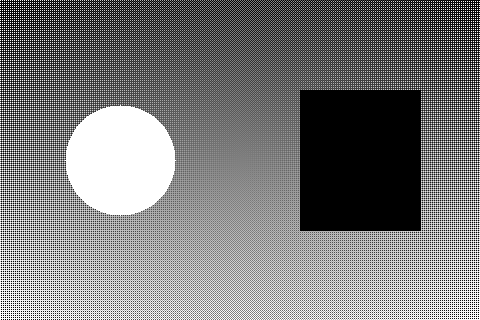
#> input picture 02_mini_isp/outputs/01_fake_bayer/fake_bayer_raw.png, 480 x 320 px
$ python 02_demosaic_simple.py
#> lines starting #> are read from the running program, lines starting #| are printed output that depends on the picture
#> in main, bayer_raw is the input picture: shape (320, 480); min 0, max 255, mean 121.1
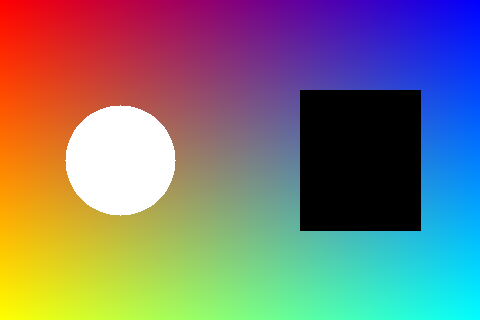
#> input picture 02_mini_isp/outputs/01_fake_bayer/input_bgr.png, 480 x 320 px
#> in main, reference_bgr is the input picture: shape (320, 480, 3); mean B, G, R 117.6, 120.7, 124.8
#| Bayer RAW shape: (320, 480)
#| Bayer RAW dtype: uint8
# -*- coding: utf-8 -*-
"""
mini ISP 第二课：把 RGGB Bayer RAW 简单恢复成 BGR 彩色图。

运行方式：
    python 02_mini_isp/02_demosaic_simple.py

本课核心函数：
    demosaic_simple(bayer_raw)
"""

from pathlib import Path

import cv2
import numpy as np


script_dir = Path(__file__).resolve().parent
input_dir = script_dir / "outputs" / "01_fake_bayer"
output_dir = script_dir / "outputs" / "02_demosaic_simple"
output_dir.mkdir(parents=True, exist_ok=True)

bayer_path = input_dir / "fake_bayer_raw.png"
reference_path = input_dir / "input_bgr.png"


def add_label(image_bgr, label):
    """在图片左上角写标签，方便看对比图。"""
    labeled = image_bgr.copy()
    cv2.rectangle(labeled, (0, 0), (230, 42), (255, 255, 255), thickness=-1)
    cv2.putText(
        labeled,
        label,
        (12, 28),
        cv2.FONT_HERSHEY_SIMPLEX,
        0.75,
        (0, 0, 0),
        2,
        cv2.LINE_AA,
    )
    return labeled


def demosaic_simple(bayer_raw):
    """把单通道 RGGB Bayer RAW 恢复成三通道 BGR 彩色图。"""
    x, y = bayer_raw.shape
#> x = 320; y = 480

    blue = np.zeros((x, y), dtype=np.float32)
    blue_mask = np.zeros((x, y), dtype=np.float32)
    green = np.zeros((x, y), dtype=np.float32)
    green_mask = np.zeros((x, y), dtype=np.float32)
    red = np.zeros((x, y), dtype=np.float32)
    red_mask = np.zeros((x, y), dtype=np.float32)

    blue[1::2, 1::2] = bayer_raw[1::2, 1::2]
    blue_mask[1::2, 1::2]= 1

    green[0::2, 1::2] = bayer_raw[0::2, 1::2]
    green[1::2, 0::2] = bayer_raw[1::2, 0::2]
    green_mask[0::2, 1::2] = 1
    green_mask[1::2, 0::2] = 1

    red[0::2, 0::2] = bayer_raw[0::2, 0::2]
    red_mask[0::2, 0::2] = 1

    def fill_missing(channel, mask):
        kernel = np.ones((3, 3), dtype=np.float32)
        value_sum = cv2.filter2D(channel, -1, kernel, borderType=cv2.BORDER_REFLECT)
        value_count = cv2.filter2D(mask, -1, kernel, borderType=cv2.BORDER_REFLECT)
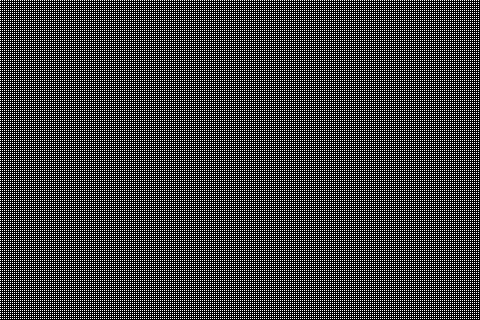
#> mask: shape (320, 480) float32; values 0 (black) and 1 (white), 25% white in thin lines or dots
        value_count = np.maximum(value_count, 1)
        averaged = value_sum / value_count
        filled = np.where(mask > 0, channel, averaged)
        return filled

    red = fill_missing(red, red_mask)
    blue = fill_missing(blue, blue_mask)
#> in fill_missing (call 2), `value_sum = cv2.filter2D(channel, -1, kernel, borderType=cv2.BORDER_RE..`:
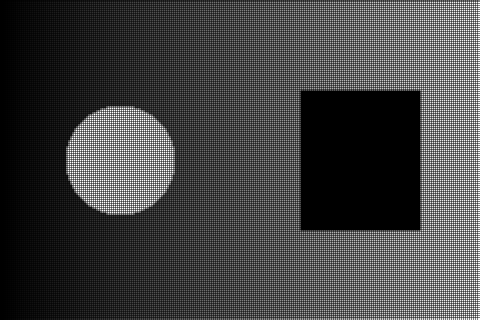
#> value_sum: shape (320, 480) float32; min 0, max 1020, mean 265.7; drawn with min black and max white
#> in fill_missing (call 2), `value_count = cv2.filter2D(mask, -1, kernel, borderType=cv2.BORDER_REF..`:
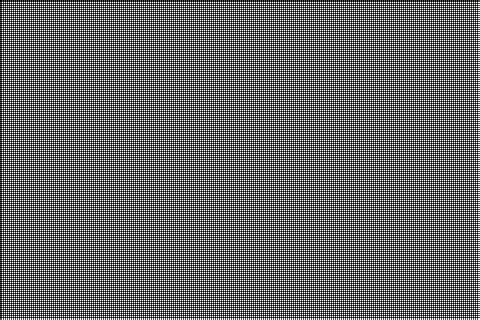
#> value_count: shape (320, 480) float32; min 1, max 4, mean 2.25; drawn with min black and max white
    green = fill_missing(green, green_mask)
#> in fill_missing (call 3), `value_count = cv2.filter2D(mask, -1, kernel, borderType=cv2.BORDER_REF..`: value_count: shape (320, 480) float32; values 4 (black) and 5 (white), 50% white in thin lines or dots
#> in fill_missing (call 3), `value_count = cv2.filter2D(mask, -1, kernel, borderType=cv2.BORDER_REF..`:
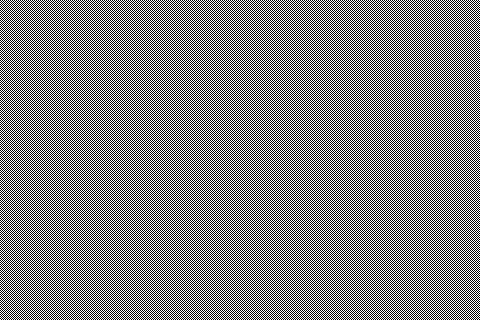
#> mask: shape (320, 480) float32; values 0 (black) and 1 (white), 50% white in thin lines or dots
#> in fill_missing (call 3), `averaged = value_sum / value_count`:
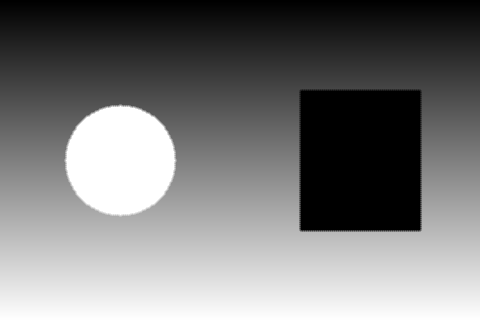
#> averaged: shape (320, 480) float32; min 0, max 255, mean 120.7

    demosaic_bgr = cv2.merge([blue, green, red])
    demosaic_bgr = np.clip(demosaic_bgr, 0, 255).astype(np.uint8)
    return demosaic_bgr


def main():
    """读取 Bayer RAW，做简单 demosaic，并保存结果。"""
    bayer_raw = cv2.imread(str(bayer_path), cv2.IMREAD_GRAYSCALE)
    reference_bgr = cv2.imread(str(reference_path), cv2.IMREAD_COLOR)

    if bayer_raw is None:
        raise FileNotFoundError("找不到 fake_bayer_raw.png，请先运行 02_mini_isp/01_fake_bayer.py")
    if reference_bgr is None:
        raise FileNotFoundError("找不到 input_bgr.png，请先运行 02_mini_isp/01_fake_bayer.py")

    print("Bayer RAW shape:", bayer_raw.shape)
    print("Bayer RAW dtype:", bayer_raw.dtype)

    demosaic_bgr = demosaic_simple(bayer_raw)

    print("Demosaic BGR shape:", demosaic_bgr.shape)
#| Demosaic BGR shape: (320, 480, 3)
    print("Demosaic BGR dtype:", demosaic_bgr.dtype)
#| Demosaic BGR dtype: uint8

    bayer_preview = cv2.cvtColor(bayer_raw, cv2.COLOR_GRAY2BGR)
    compare = np.hstack(
        [
            add_label(reference_bgr, "Reference BGR"),
            add_label(bayer_preview, "Bayer RAW"),
            add_label(demosaic_bgr, "Demosaic BGR"),
        ]
    )
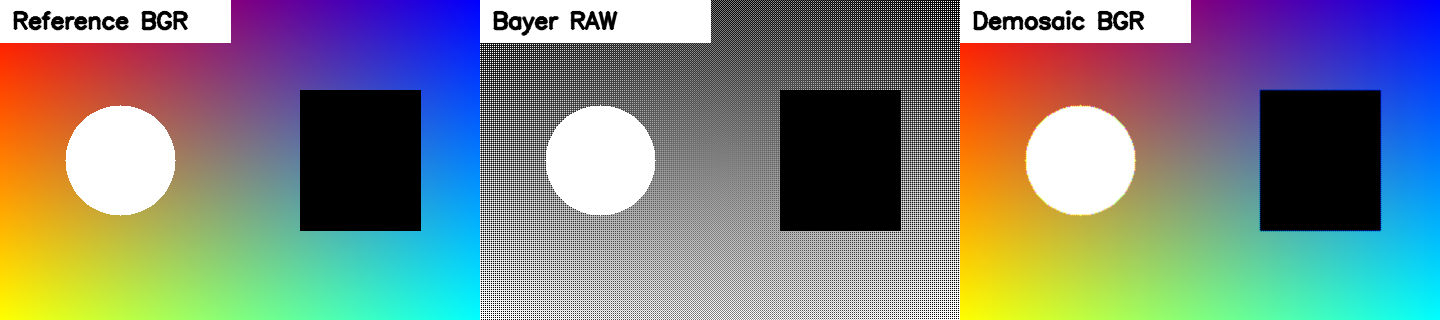
#> compare: shape (320, 1440, 3); mean B, G, R 128.7, 132.7, 127.7

    cv2.imwrite(str(output_dir / "bayer_raw.png"), bayer_raw)
    cv2.imwrite(str(output_dir / "demosaic_bgr.png"), demosaic_bgr)
    cv2.imwrite(str(output_dir / "compare.png"), compare)

    print("输出目录:", output_dir)
    print("已保存: bayer_raw.png, demosaic_bgr.png, compare.png")


if __name__ == "__main__":
    main()
